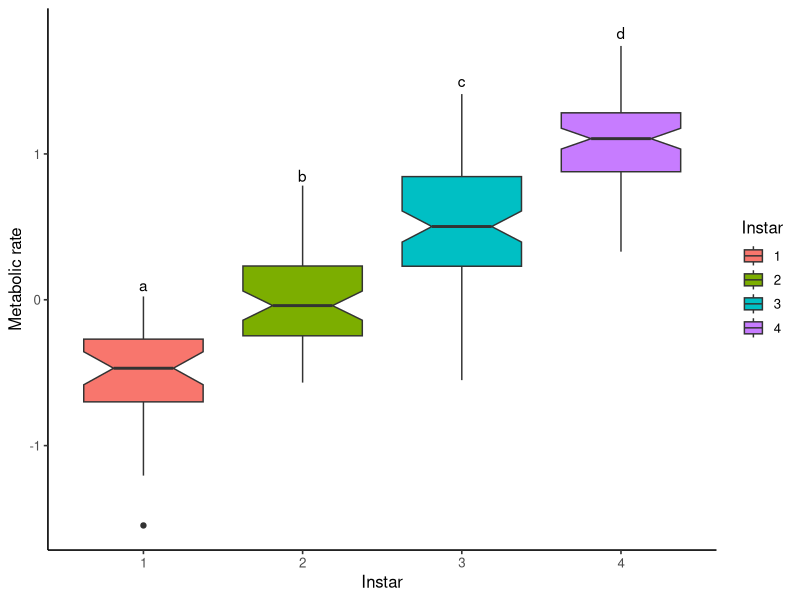

Generate this figure with R: (Note: this script raises an error after producing the figure.)
## ---- chunk 1
knitr::opts_chunk$set(echo = TRUE)
## ---- chunk 2
library(tidyverse)
library(ggpubr)
library(corrplot)
library(lubridate)
library(readr)
library(RColorBrewer)
## ---- chunk 3
ms_rate <- read_delim("ms_rate.csv", ";", 
                      escape_double = FALSE, trim_ws = TRUE)

ms_rate %>% 
  group_by(Instar) %>% 
  summarise(r_norm_dist = as.numeric(shapiro.test(LogMrate)[2]),
            r_norm_var = var(LogMrate)) 
 
ms_rate %>% 
  summarise(body_norm_dist = as.numeric(shapiro.test(LogBodySize)[2]),
            body_norm_var = var(LogBodySize))
## ---- chunk 4
mr.aov <- aov(LogMrate ~ as.factor(Instar), data = ms_rate)
summary(mr.aov)
## ---- chunk 5
TukeyHSD(mr.aov)
## ---- chunk 6
mr_box <- ggplot(data = ms_rate, aes(x = as.factor(Instar), y = LogMrate, 
  fill = as.factor(Instar))) +
  geom_boxplot(notch = TRUE) +
  annotate("text", x = 1, y = 0.1, label = "a") +
  annotate("text", x = 2, y = 0.85, label = "b") +
  annotate("text", x = 3, y = 1.5, label = "c") +
  annotate("text", x = 4, y = 1.83, label = "d") +
  labs(x = "Instar", y = "Metabolic rate", fill = "Instar") +
  theme_classic2()
## ---- chunk 7
met_sub <- ms_rate %>% 
  select(-X1, -Computer, -BodySize, -CO2ppm, -Mrate)

met_norm <- met_sub %>% 
  gather(key = "variable") %>% 
  group_by(variable) %>% 
  summarise(variable_norm = as.numeric(shapiro.test(value)[2]))
## ---- chunk 8
cor.test(ms_rate$LogBodySize, ms_rate$LogMrate, method = "kendall")
## ---- chunk 9
tau_print <- paste0("tau = ", round(cor(x = met_sub$LogBodySize, met_sub$LogMrate, method = "kendall"),2))

plot_corr <- ggplot(data = ms_rate, aes(x = LogBodySize, y = LogMrate)) +
  geom_point() +
  geom_smooth(method = "lm", se = TRUE) +
  annotate("text", x = -2.2, y = 1.7, label = tau_print) +
  labs(x = "Body mass (g)", y = "Metabolic rate") +
  theme_classic2()
## ---- chunk 10
met_lm <- lm(LogBodySize ~ LogMrate, data = ms_rate)
summary(met_lm)

slope <- round(met_lm$coef[2], 3)
# p.val <- round(coefficients(summary(met_lm))[2, 4], 3) # approx 0 so...
p.val <- 0.001
r2 <- round(summary(met_lm)$r.squared, 3)

plot_lm <- ggplot(data = ms_rate, aes(x = LogBodySize, y = LogMrate)) +
  geom_point() +
  annotate("text", x = -2.5, y = 1.9, label = paste0("slope == ", slope, "~(min/min)"),
           parse = TRUE, hjust = 0) +
  annotate("text", x = -2.5, y = 1.7, label = paste0("italic(p) < ", p.val),
           parse = TRUE, hjust = 0) +
  annotate("text", x = -2.5, y = 1.5, label = paste0("italic(r)^2 == ", r2), 
           parse = TRUE, hjust = 0) +
  stat_smooth(method = "lm") +
  labs(x = "Body mass (g)", y = "Metabolic rate") +
  theme_classic2()
## ---- chunk 11
ms_rate_scale <- ms_rate %>% 
  mutate(scale = (Mrate)^(-1/4))
ms_rate_scale

scale_lm <- lm(LogBodySize ~ scale, data = ms_rate_scale)
summary(scale_lm)

slope1 <- round(scale_lm$coef[2], 3)
# p.val <- round(coefficients(summary(met_lm))[2, 4], 3) # approx 0 so...
p.val <- 0.001
r2.1 <- round(summary(scale_lm)$r.squared, 3)

scale_plot_lm <- ggplot(data = ms_rate_scale, aes(x = LogBodySize, y = scale)) +
  geom_point() +
  annotate("text", x = -0.7, y = 2.2, label = paste0("slope == ", slope1, "~(min/min)"), 
           parse = TRUE, hjust = 0) +
  annotate("text", x = -0.7, y = 2.0, label = paste0("italic(p) < ", p.val), 
           parse = TRUE, hjust = 0) +
  annotate("text", x = -0.7, y = 1.8, label = paste0("italic(r)^2 == ", r2.1), 
           parse = TRUE, hjust = 0) +
  stat_smooth(method = "lm") +
  labs(x = "Body mass (g)", y = "Metabolic rate^(-1/4)") +
  theme_classic2()
## ---- chunk 12
mr_box 
## ---- chunk 13
#                   Df Sum Sq Mean Sq F value Pr(>F)    
# as.factor(Instar)   3  76.40  25.467   177.5 <2e-16 ***
#  Residuals         252  36.16   0.143                   
# ---
#  Signif. codes:  0 '***' 0.001 '**' 0.01 '*' 0.05 '.' 0.1 ' ' 1 

#  Tukey multiple comparisons of means
#    95% family-wise confidence level

# Fit: aov(formula = LogMrate ~ as.factor(Instar), data = trans_met_co2)

# $`as.factor(Instar)`
#         diff       lwr       upr p adj
# 2-1 0.5188665 0.3081781 0.7295549     0
# 3-1 1.0446237 0.8471220 1.2421254     0
# 4-1 1.5881065 1.3894877 1.7867254     0
# 5-1 2.1872647 1.9700206 2.4045087     0
# 3-2 0.5257572 0.3555118 0.6960026     0
# 4-2 1.0692400 0.8976999 1.2407801     0
# 5-2 1.6683982 1.4755990 1.8611974     0
# 4-3 0.5434828 0.3884236 0.6985420     0
# 5-3 1.1426410 0.9643466 1.3209353     0
# 5-4 0.5991581 0.4196271 0.7786892     0
## ---- chunk 14
plot_corr
## ---- chunk 15
#	Kendall's rank correlation tau

# data:  ms_rate$LogBodySize and ms_rate$LogMrate
# z = 19.413, p-value < 2.2e-16
# alternative hypothesis: true tau is not equal to 0
# sample estimates:
#       tau 
# 0.8158754 
## ---- chunk 16
plot_lm
## ---- chunk 17
scale_plot_lm
## ---- chunk 18
met_sub <- ms_rate %>% 
  select(-X1, -Computer, -BodySize, -CO2ppm, -Mrate)

corr <- cor(met_sub, method = "kendall")
corr

(corrplot(corr, type = "upper",
          tl.col = "black", addCoef.col = "grey70", col = brewer.pal(n=8, name="PuOr")))
